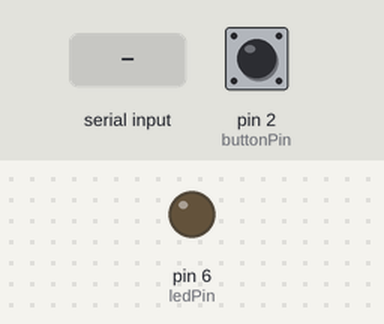
Bench run of a sketch on a simulated Arduino Uno, built with avr-gcc and run on an emulated ATmega328P. Shown: output pins drawn as LEDs (lit = HIGH). The test bench sets the inputs (shaded band); at power-on: pin 2 (buttonPin) HIGH.

Above: at 1.2 s.
1.3 s: "1" received over Serial
At 2.4 s:
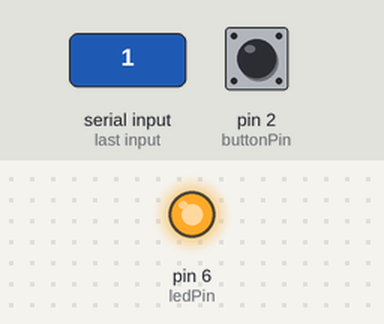
4.4 s: "0" received over Serial
At 4.8 s:
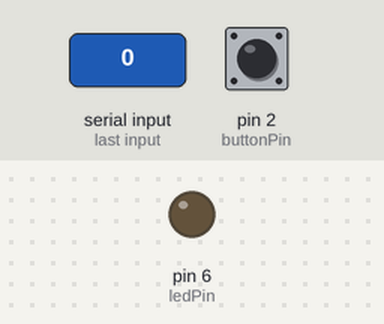
Timing chart, 0 to 7.4 s (numbered marks = the images above; inputs shaded):
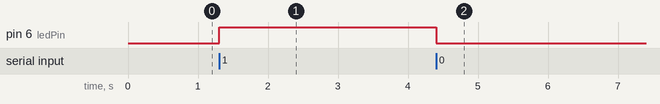

Measured:
- after the input at 1.3 s, pin 6 (ledPin): LOW → HIGH at once
- after the input at 4.4 s, pin 6 (ledPin): HIGH → LOW at once

The sketch:

Task3-2.ino
```cpp
const int ledPin = 6;
const int buttonPin = 2;
int lastButtonState = HIGH;
//GUI跟Arduino做雙向UART Serial Communication
void setup() {
  pinMode(ledPin, OUTPUT);
  pinMode(buttonPin, INPUT_PULLUP);
//按下按鈕後透過serial port傳送資料；Arduino端用Serial.begin(9600)持續接收資料，並依收到的內容控制LED
  Serial.begin(9600);
}
void loop() {
  if (Serial.available() > 0) {
    char command = Serial.read();
    if (command == '1') {//字元
      digitalWrite(ledPin, HIGH);
    }
    if (command == '0') {
      digitalWrite(ledPin, LOW);
    }
  }
  int buttonState = digitalRead(buttonPin);//Two-way UART communication
  if (buttonState != lastButtonState) {
    if (buttonState == LOW) {
      Serial.println("Button Pressed!");
    } else {
      Serial.println("Button Released!");
    }
    lastButtonState = buttonState;
    delay(50);
  }
}
```
